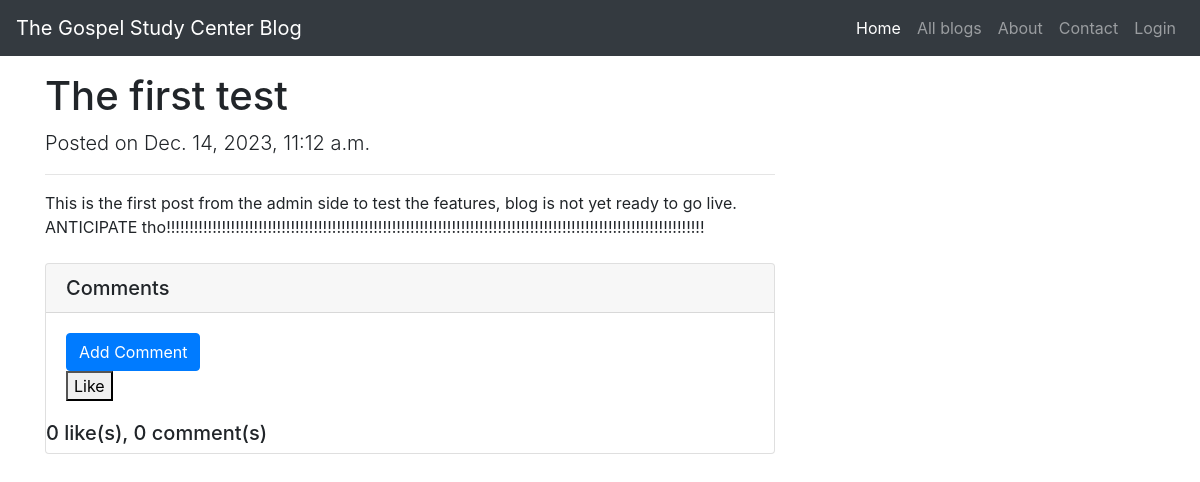
Before: /blog/5/detail with the older database file.
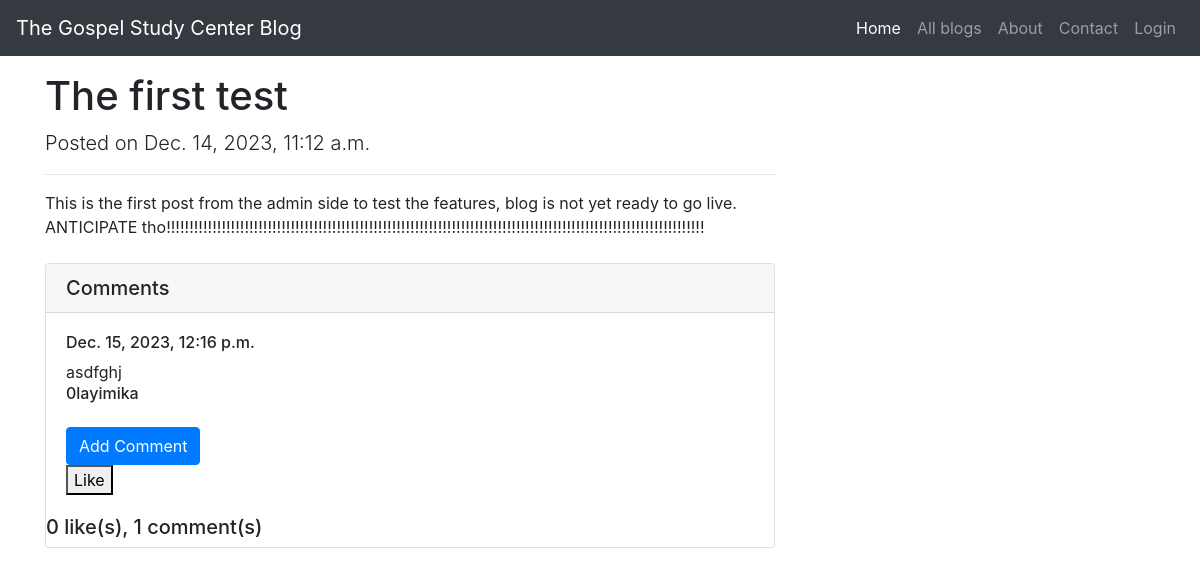
After: the same page with the newer database file.
### blog/models.py (models this page shows, shortened)
class Comment(models.Model):
    post = models.ForeignKey(Blog, on_delete=models.CASCADE, related_name='comments')
    author = models.ForeignKey(User, on_delete=models.CASCADE)
    opinion = models.TextField()
    date_created = models.DateTimeField(auto_now_add=True)

### blog/views.py (the view)
# urls.py: path('<int:blog_id>/detail',views.detail, name='detail'),
def detail(request, blog_id):
    blog = get_object_or_404(Blog, pk=blog_id)
    comments = Comment.objects.filter(post=blog)
    return render(request, 'blog/detail.html', {'blog': blog, 'comments':comments})

### blog/templates/blog/detail.html (shortened to what this page needs)
<!DOCTYPE html>
<html lang="en">
<head>
    <link href="https://stackpath.bootstrapcdn.com/bootstrap/4.5.2/css/bootstrap.min.css" rel="stylesheet">
</head>
<body>
    <nav class="navbar navbar-expand-lg navbar-dark bg-dark fixed-top">
        <a class="navbar-brand" href="{% url 'home' %}">The Gospel Study Center Blog</a>
        <div class="collapse navbar-collapse" id="navbarResponsive">
            <ul class="navbar-nav ml-auto">
                <li class="nav-item active">
                    <a class="nav-link" href="{% url 'home' %}">Home
                    </a>
                </li>
                <li class="nav-item">
                    <a class="nav-link" href="{% url 'all' %}">All blogs</a>
                </li>
                <li class="nav-item">
                    <a class="nav-link" href="{% url 'about' %}">About</a>
                </li>
                <li class="nav-item">
                    <a class="nav-link" href="{% url 'contact' %}">Contact</a>
                </li>
                {% if user.is_authenticated %}
                   <li class="nav-item">
                        <a class="nav-item nav-link" href="javascript:{document.getElementById('logout').submit()}">Logout</a>
                        <form id="logout" method="post" action="{% url 'logout' %}">{% csrf_token %}
                        <input type="hidden"/>
                        </form>
                   </li>
                {% else %}
                    <li class="nav-item">
                    <a class="nav-link" href="{% url 'login' %}">Login</a>
                    </li>
                {% endif %}
            </ul>
        </div>
    </nav>
    <div class="container mt-5">
        <div class="row">
            <div class="col-lg-8">
                <h1 class="mt-4">{{ blog.title }}</h1>
                <p class="lead">Posted on {{ blog.date_created}}</p>
                <hr>
                <p style="word-wrap: break-word; white-space: pre-line;">{{ blog.content }}</p>
                <div class="card my-4">
                    <h5 class="card-header">Comments</h5>
                    <div class="card-body">
                        {% for comment in comments %}
                            <div class="media mb-3">
                                <div class="media-body">
                                    <h6 class="mt-0">{{ comment.date_created }}</h6>
                                    {{ comment.opinion }}
                                    <h6 class="mt-0">{{ comment.author }}</h6>
                                </div>
                            </div>
                        {% endfor %}
                        <a href="{% url 'add_comment' blog_id=blog.id %}" class="btn btn-primary">Add Comment</a>
                        <form method="post" action="{% url 'like_blog' blog_id=blog.id %}">
                        <button type="submit">
                        {% if request.user in blog.like.all %}Unlike{% else %}Like{% endif %}
                        </button>
                        </form>
                    </div>
                    <h5>{{ blog.like.count }} like(s), {{ comments.count }} comment(s)</h5>
                </div>
            </div>
        </div>
    </div>
</body>
</html>

Changed rows visible on the page:
added Comment: date_created "Dec. 15, 2023, 12:16 p.m.", opinion "asdfghj", author "0layimika"
Other visible differences:
{{ comments.count }}: "0" → "1"
